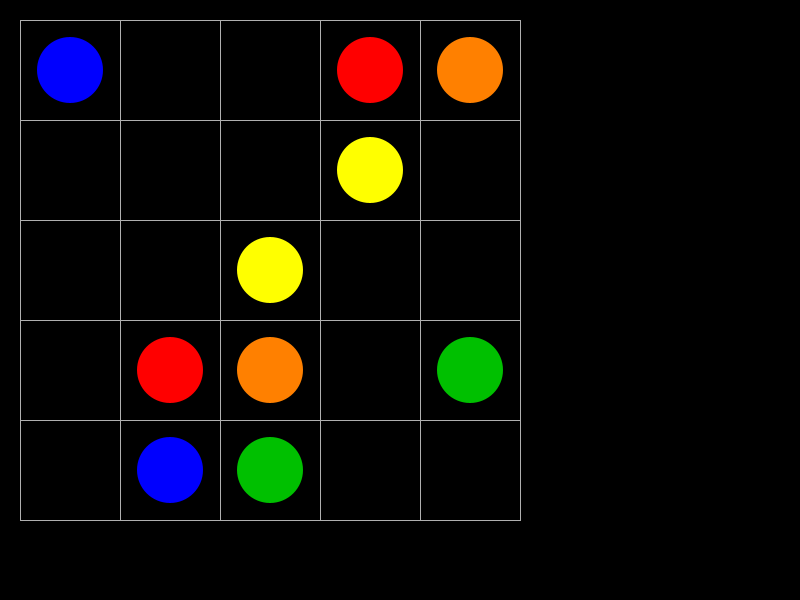
Frame 1 (no input)
Frame 60 (the mouse pressed at the canvas centre just before this capture): identical to frame 1, image omitted
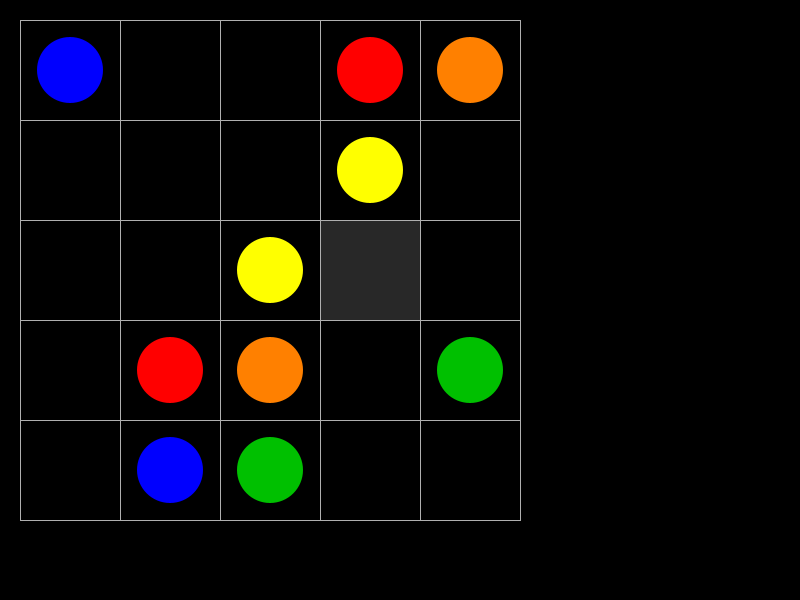
Frame 120 (the mouse held since frame 60 and released just before this capture)

The Processing sketch that drew these frames (run headless with seeded random() and noise(); from frame 60 on, the mouse is pressed at the canvas centre):

// Processing sketch: numberlink
// ── numberlink.pde
/*
  Based on the mobile game: Flow Free
*/

// board has m cols and n rows. (mxn)
int m = 5;
int n = 5;

int sq_size = 100; // cell size
int sq_size2 = sq_size/2;
int nd_size = 2*sq_size/3; // node size (diameter)
int pipe_size = 2*nd_size/3;
int nub_size = (nd_size + pipe_size)/2;
int coord_start[] = {20, 20};
int coord_end[] = {m*sq_size + coord_start[0], n*sq_size + coord_start[1]};

int board[][][];

color colors[] = {#ff0000, #00c000, #0000ff, #ffff00, #ff8000};

// num_flows 4-tuples: (node1x, node1y, node2x, node2y).
int level[][] = {{3,0,1,3}, {4,3,2,4}, {0,0,1,4}, {3,1,2,2}, {4,0,2,3}};


class Flow {
  public int id; // 0 <= id < num_flows
  public color c;
  public int node1[]; // coordinates of first init node
  public int node2[]; // coordinates of second init node
  public int currStart; // 1 for node1, or 2 for node2
  public char pipe[]; // m*n array of char instructions for constructing a flow from currStart
  public int pipeLen; // length of pipe[]
  public Flow(){
    id = -1;
    c = #ffffff;
    node1 = new int[2];
    node2 = new int[2];
    node2[0] = node2[1] = -1;
    node1[0] = node1[1] = -1;
    currStart = -1; // uninitialized
    pipe = new char[m*n];
    pipeLen = 0;
  }
  public Flow(int id, color c, int node1[], int node2[]){ 
    this.id = id;
    this.c = c;
    this.node1 = new int[2];
    this.node2 = new int[2];
    this.node1[0] = node1[0];
    this.node1[1] = node1[1];
    this.node2[0] = node2[0];
    this.node2[1] = node2[1];
    currStart = -1; // uninitialized
    pipe = new char[m*n];
    pipeLen = 0;
  }
  public void initialize(int id, color c, int node1[], int node2[]){
    this.id = id;
    this.c = c;
    this.node1 = new int[2];
    this.node2 = new int[2];
    this.node1[0] = node1[0];
    this.node1[1] = node1[1];
    this.node2[0] = node2[0];
    this.node2[1] = node2[1];
  }
}

Flow flows[]; // stores all Flow objects
int num_flows = 5; // number of pairs

void setup(){
  size(800, 600);
  flowInit();
  boardInit();
  background(#000000);
  boardDraw();
}

void draw(){
  background(#000000);
  checkInput();
  boardDraw();
}

// takes information from "level" to initialize flows
void flowInit(){
  int n1[] = {-1, -1};
  int n2[] = {-1, -1};
  flows = new Flow[num_flows];
  for(int i = 0; i < num_flows; i++){
    n1[0] = level[i][0];
    n1[1] = level[i][1];
    n2[0] = level[i][2];
    n2[1] = level[i][3];
    flows[i] = new Flow(i, colors[i], n1, n2);
  }
}

/* 
   set up board and initial nodes
   board[][][0] := number representing flow, 0 -> num_flows.
   board[][][1] := 0 if node is initial, 1 else.
*/
void boardInit(){
  int i, j;
  board = new int[m][n][2];
  for(j = 0; j < m; j++){
    for(i = 0; i < n; i++){
      board[j][i][0] = -1;
      board[j][i][1] = -1;
    }
  }
  // fill board based on flows[] ( AFTER initFlow() )
  Flow f;
  for(i = 0; i < num_flows; i++){
    f = flows[i];
    board[f.node1[0]][f.node1[1]][0] = f.id;
    board[f.node1[0]][f.node1[1]][1] = 0;
    board[f.node2[0]][f.node2[1]][0] = f.id;
    board[f.node2[0]][f.node2[1]][1] = 0;
  }
}

/*
    check if the mouse is currently held,
    evaluate conditions to extend/delete a flow,
    update board[][][] accordingly
*/
void checkInput(){
  if(!mousePressed) return;
  int i = (mouseY - coord_start[1]) / sq_size;
  int j = (mouseX - coord_start[0]) / sq_size;
  // end if outside board
  if(mouseY < coord_start[1] || i >= n || mouseX < coord_start[0] || j >= m) return;
  // mouse is on board[j][i]
  fill(#808080, 80);
  square(j*sq_size+coord_start[1], i*sq_size+coord_start[0], sq_size);
  int p_i = (pmouseY - coord_start[1]) / sq_size;
  int p_j = (pmouseX - coord_start[0]) / sq_size;
  // end here if previous frame's mouse is off board
  if(pmouseY < coord_start[1] || p_i >= n || pmouseX < coord_start[0] || p_j >= m) return;
  // end if previous frame is not touching another node
  if(board[p_j][p_i][0] == -1) return;
  // end if current move replaced an initial node
  if(board[j][i][1] == 0) return;
  // end if current move is not UDLR
  if(!((p_i == i + 1 || p_i == i - 1) && p_j == j) && !(((p_j == j + 1 || p_j == j - 1) && p_i == i))) return;
  // figure out what to do if flow intersects another:
  int intersectID = board[j][i][0];
  int replacementID = board[p_j][p_i][0];
  
  // configure board information
  board[j][i][0] = board[p_j][p_i][0];
  board[j][i][1] = 1;
  // configure flow information
  
  
}

/*
    render board based on board[][][] array,
    first draw lines (only stroke),
    then draw flows (only fill)
*/
void boardDraw(){
  // draw lines
  stroke(#b0b0b0);
  int i, j;
  for(i = coord_start[0]; i <= coord_end[0]; i += sq_size){
    line(i, coord_start[1], i, coord_end[1]);
  }
  for(i = coord_start[1]; i <= coord_end[1]; i += sq_size){
    line(coord_start[0], i, coord_end[0], i);
  }
  // draw flows
  noStroke();
  int curr_size;
  for(j = 0; j < m; j++){
    for(i = 0; i < n; i++){
      if(board[j][i][0] == -1) continue;
      fill(colors[board[j][i][0]]);
      if(board[j][i][1] == 0){
        curr_size = nd_size;
      } else {
        curr_size = pipe_size;
      }
      circle(coord_start[0]+j*sq_size+sq_size2, coord_start[1]+i*sq_size+sq_size2, curr_size);
    }
  }
}
